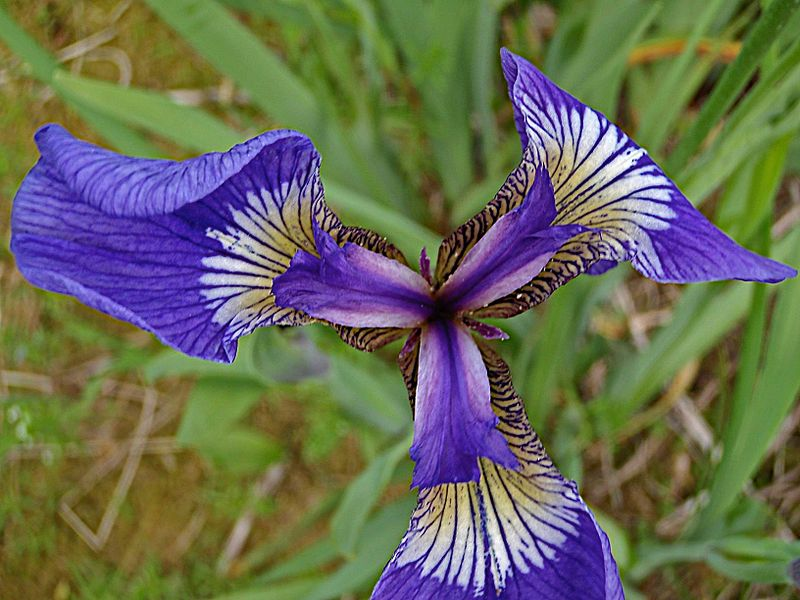
#> input picture IKT213_Nguyen/assignment_2/solutions/pictures/iris-1.png, 800 x 600 px
$ python rotation.py
#> lines starting #> are read from the running program, lines starting #| are printed output that depends on the picture
import cv2

image = cv2.imread("pictures/iris-1.png")
#> image is the input picture: shape (600, 800, 3); mean B, G, R 86.8, 107.1, 104.6
#> the answer given: 3

def rotation(image, rotation_angle):
#> called with rotation_angle = 3
    height, width = image.shape[:2]
#> height = 600; width = 800
    center = (width // 2, height // 2)
#> center = (400, 300)
    rotation_matrix = cv2.getRotationMatrix2D(center, rotation_angle, 1)
    rotated_image = cv2.warpAffine(image, rotation_matrix, (width, height))
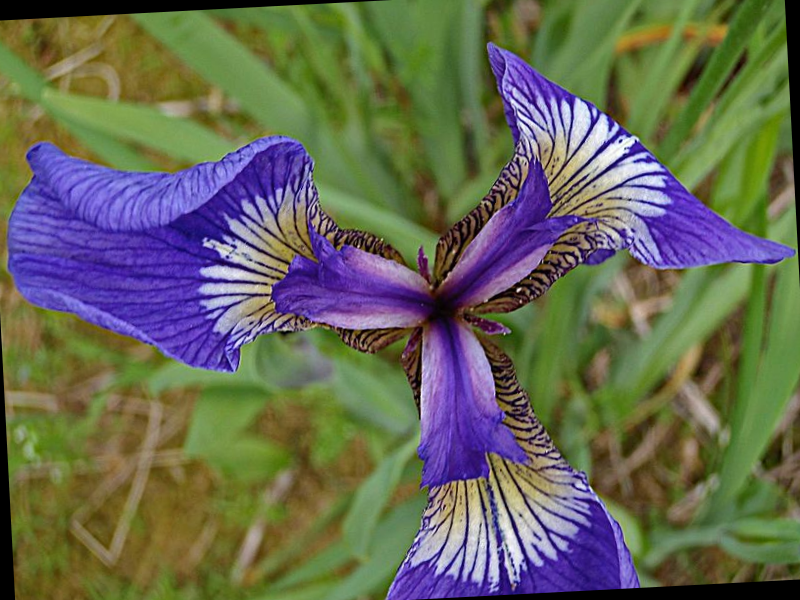
#> rotated_image: shape (600, 800, 3); mean B, G, R 85.5, 104.3, 102.1

    return rotated_image

angle = float(input("Enter the angle in degrees: "))
print_out = rotation(image, angle)

cv2.imwrite("pictures/rotated.png", print_out)
